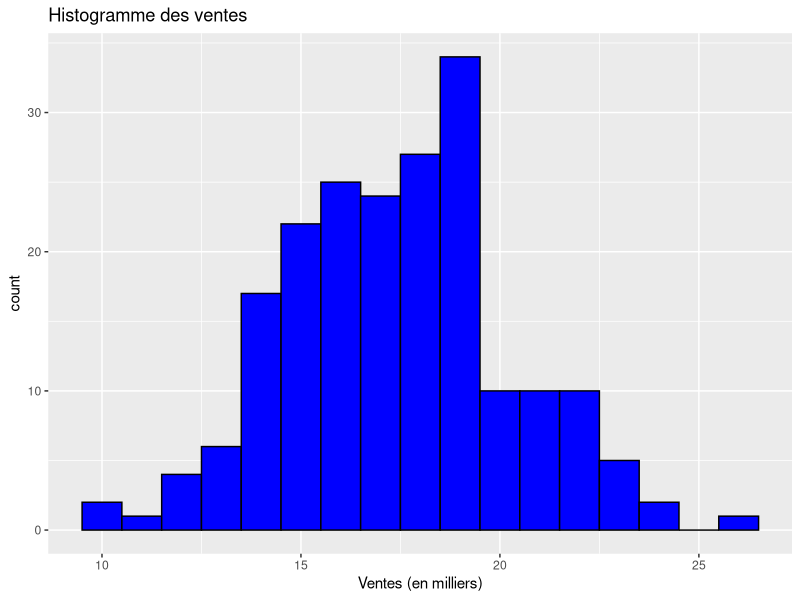
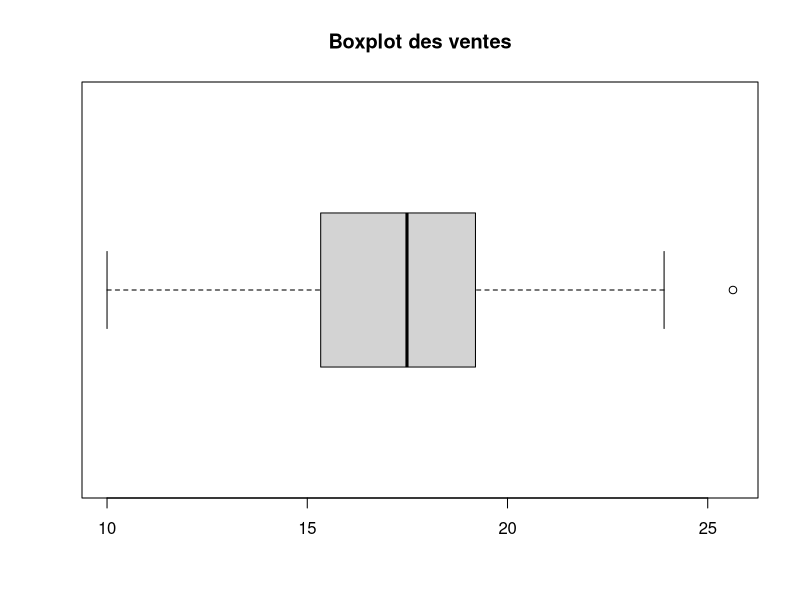
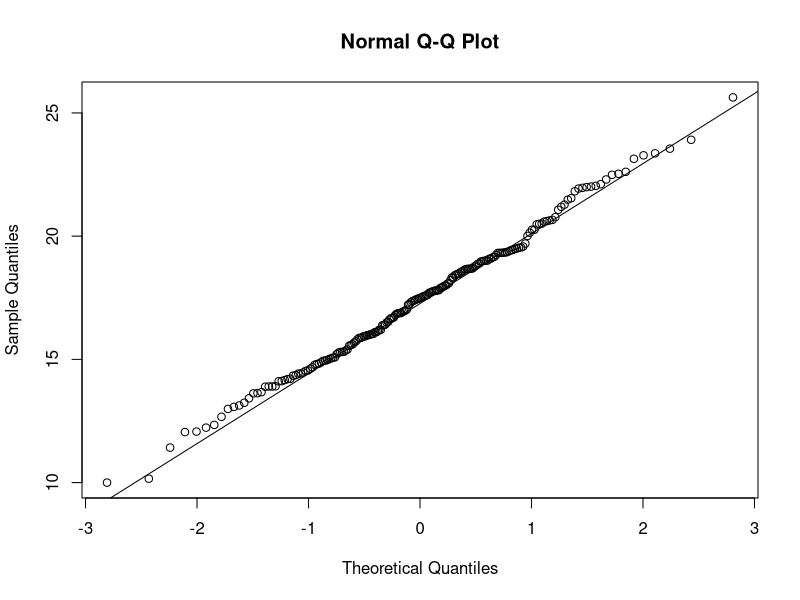
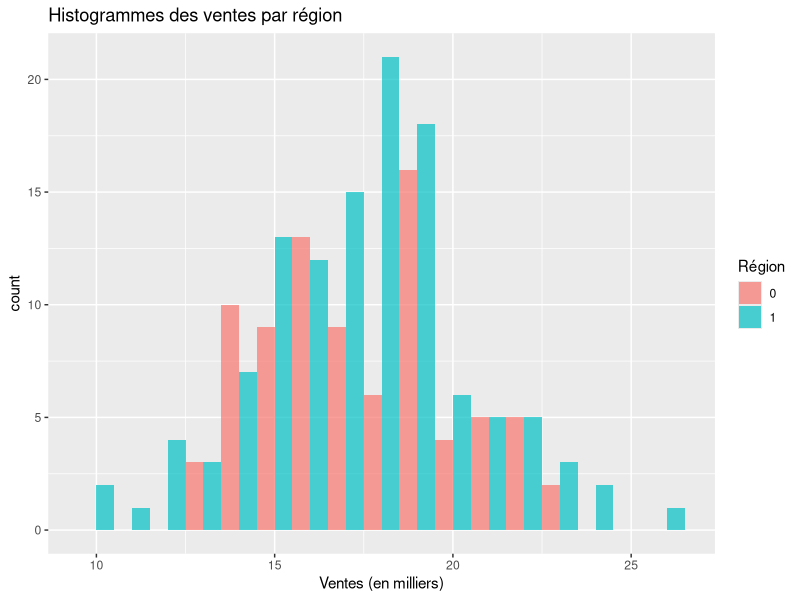
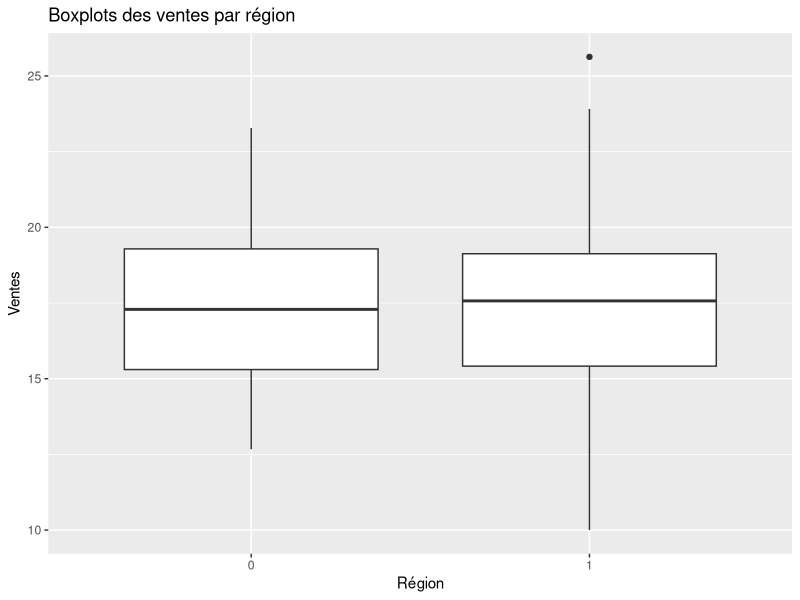
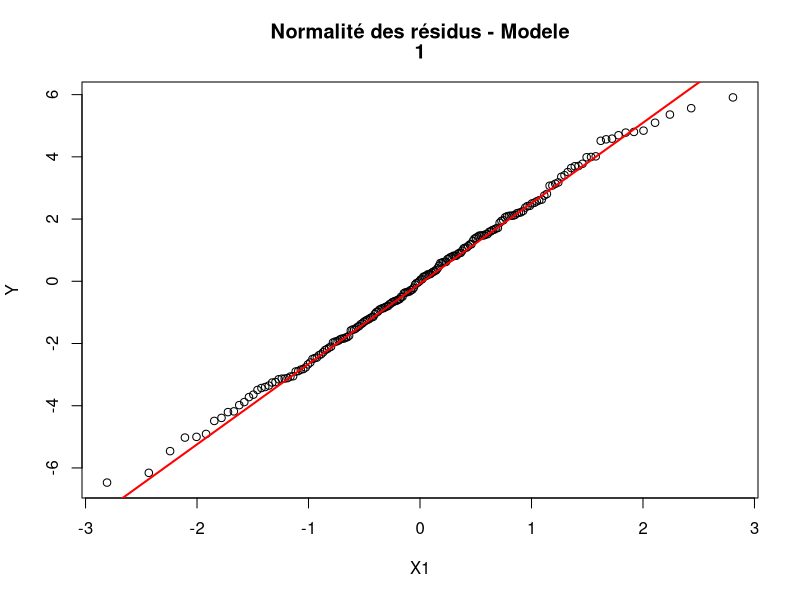
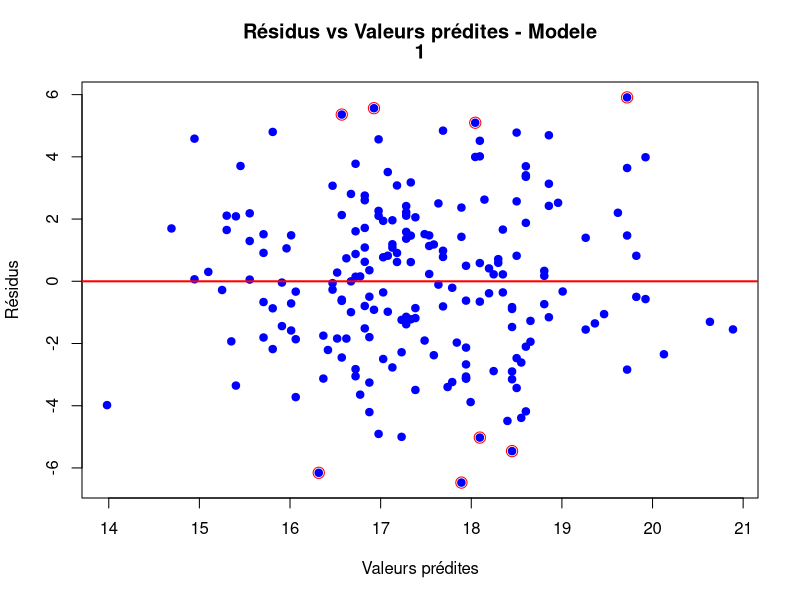
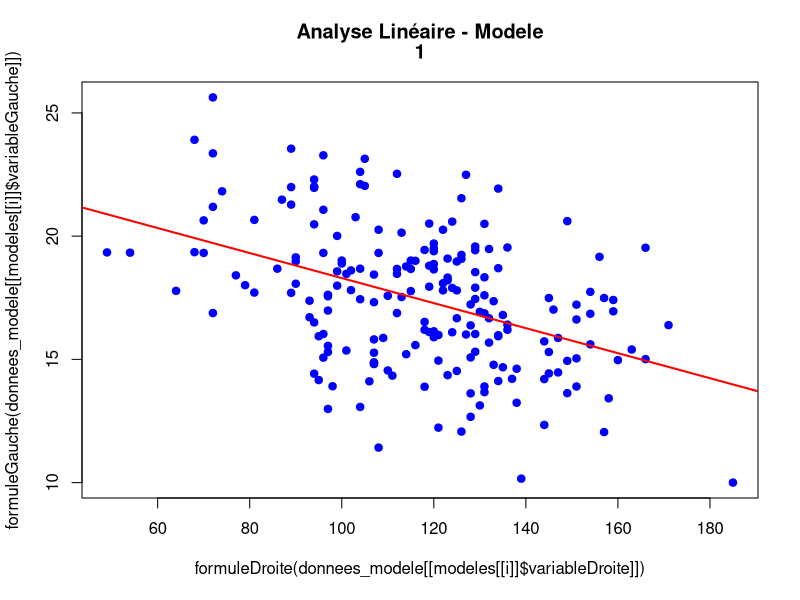

Generate these figures, in order, with R:
#install.packages(c("ggplot2", "dplyr", "car", "lmtest", "nortest"))

library(ggplot2)
library(dplyr)
library(car)
library(lmtest)
library(nortest)


charger <- function(matricule) {
  set.seed(matricule)
  mondata <- read.csv2("./DevoirD_A24.csv")[sample(288,200),]
  return(mondata)
}

mes_donnees <- charger(2045362)

head(mes_donnees)

### -----------------------------  PHASE 1 --------------------------------------------

## ------- a) -------
# Histogramme
ggplot(mes_donnees, aes(x = Sales)) +
  geom_histogram(binwidth = 1, fill = "blue", color = "black") +
  labs(title = "Histogramme des ventes", x = "Ventes (en milliers)")

# Boxplot
boxplot(mes_donnees$Sales, main = "Boxplot des ventes", horizontal = TRUE)


# Droite de Henry (Normal Q-Q Plot)
qqnorm(mes_donnees$Sales)
qqline(mes_donnees$Sales)

# Test de normalité Shapiro-Wilk
shapiro.test(mes_donnees$Sales)

# Calcul des statistiques descriptives
moyenne <- mean(mes_donnees$Sales)
ecart_type <- sd(mes_donnees$Sales)
quartiles <- quantile(mes_donnees$Sales)
IDC_moyenne <- t.test(mes_donnees$Sales)$conf.int

# Création du tableau de statistiques descriptives
tableau_descriptif <- data.frame(
  Statistiques = c("Moyenne", "1er Quartile", "Médiane", "3e Quartile", "Écart-type", "Intervalle de confiance"),
  Valeurs = c(
    moyenne,
    quartiles[2],
    quartiles[3],
    quartiles[4],
    ecart_type,
    paste0("[", round(IDC_moyenne[1], 2), ", ", round(IDC_moyenne[2], 2), "]")
  )
)

# Afficher le tableau descriptif
print(tableau_descriptif)


## ------- b) -------
# Histogrammes par région
ggplot(mes_donnees, aes(x = Sales, fill = as.factor(Region))) +
  geom_histogram(position = "dodge", binwidth = 1, alpha = 0.7) +
  labs(title = "Histogrammes des ventes par région", x = "Ventes (en milliers)", fill = "Région")

# Boxplots par région
ggplot(mes_donnees, aes(x = as.factor(Region), y = Sales)) +
  geom_boxplot() +
  labs(title = "Boxplots des ventes par région", x = "Région", y = "Ventes")

mes_donnees %>%
  group_by(Region) %>%
  summarise(
    moyenne = mean(Sales),
    ecart_type = sd(Sales),
    Q1 = quantile(Sales, 0.25),
    mediane = median(Sales),
    Q3 = quantile(Sales, 0.75),
    IC_lower = t.test(Sales)$conf.int[1],
    IC_upper = t.test(Sales)$conf.int[2]
  )

# Test égalité des variances
var.test(Sales ~ Region, data = mes_donnees)

# Test égalité des moyennes
t.test(Sales ~ Region, data = mes_donnees, var.equal = TRUE)


### -----------------------------  PHASE 2 --------------------------------------------

## ------- c) -------

donnees_modele <- mes_donnees[c("Sales", "Price", "Age")]
colnames(donnees_modele) <- c("Y", "X1", "X2")

square <- function(x) {
  return(x^2)
}

modeles <- list(
  ## modele 1
  list(variableGauche="Y", variableDroite="X1", formuleGauche=identity, formuleDroite=identity, transformation_B0=identity, formule = function (b0, b1, x) { return(b0 + b1 * x) }),
  ## modele 2
  list(variableGauche="Y", variableDroite="X2", formuleGauche=identity, formuleDroite=identity, transformation_B0=identity, formule = function (b0, b1, x) { return(b0 + b1 * x) }),
  ## modele 3
  list(variableGauche="Y", variableDroite="X1", formuleGauche=identity, formuleDroite=square, transformation_B0=identity, formule = function (b0, b1, x) { return(b0 + b1 * (x ^2)) }),
  ## modele 4
  list(variableGauche="Y", variableDroite="X2", formuleGauche=identity, formuleDroite=square, transformation_B0=identity, formule = function (b0, b1, x) { return(b0 + b1 * (x ^2)) }),
  ## modele 5
  list(variableGauche="Y", variableDroite="X1", formuleGauche=log, formuleDroite=identity, transformation_B0=exp, formule = function (b0, b1, x) { return(b0 * exp(b1 * x))}),
  ## modele 6
  list(variableGauche="Y", variableDroite="X2", formuleGauche=log, formuleDroite=identity, transformation_B0=exp, formule = function (b0, b1, x) { return(b0 * exp(b1 * x))}),
  ## modele 7
  list(variableGauche="Y", variableDroite="X1", formuleGauche=log, formuleDroite=log, transformation_B0=exp, formule = function (b0, b1, x) { return(b0 * (x^ b1))}),
  ## modele 8
  list(variableGauche="Y", variableDroite="X2", formuleGauche=log, formuleDroite=log, transformation_B0=exp, formule = function (b0, b1, x) { return(b0 * (x ^ b1))})
)

analyseModeles <- data.frame()

for (i in seq_along(modeles)) {
  cat("\n\n------- Modèle", i, "-------\n")
  formuleDroite <- modeles[[i]]$formuleDroite
  formuleGauche <- modeles[[i]]$formuleGauche
  variableDroite <- formuleDroite(donnees_modele[[modeles[[i]]$variableDroite]])
  variableGauche <- formuleGauche(donnees_modele[[modeles[[i]]$variableGauche]])
  
  model <- lm(variableGauche ~ variableDroite, data = donnees_modele)
  coefficientCorrelation <- summary(model)$r.squared
  cat("Le coefficient de détermination R^2 est :", coefficientCorrelation, "\n")
  
  ## ------- c) 1: -------
  b <- coef(model)[2]
  a <- coef(model)[1]
  coefficientsRegression <- data.frame(a = as.numeric(a), b = as.numeric(b))
  
  print(coefficientsRegression)
  
  b0 <- modeles[[i]]$transformation_B0(a)
  b1 <- b
  coefficients <- data.frame(b0 = as.numeric(b0), b1 = as.numeric(b1))
  
  print(coefficients)
  analyseVariance = anova(model)
  print(analyseVariance)
  
  ## ------- c) 2: -------
  seuilB0PValue <- 0.05
  accepteVariance <- analyseVariance[["Pr(>F)"]][1] < seuilB0PValue
  accepteVariance
  analyseVariance[["Pr(>F)"]][1]
  
  if (accepteVariance) {
    cat("\nH0 rejeté, car le seuil (0.05) est supérieur à ", analyseVariance[["Pr(>F)"]][1])
    cat("\nLe modèle est donc globalement significatif")
  }else{
    cat("\nH0 accepté, car le seuil (0.05) est inférieur à ", analyseVariance[["Pr(>F)"]][1])
    cat("\nLe modèle n'est donc PAS globalement significatif")
  }
  
  ## Test/Analyse de normalité
  seuilNormalitePValue <- 0.05
  residus <- residuals(model)
  normalitePValue <- shapiro.test(residus)$p.value
  residuNormalementDistribue <- normalitePValue >= seuilNormalitePValue
  if (residuNormalementDistribue) {
    cat("Les résidus suivent une distribution normale au seuil", normalitePValue)
  } else {
    cat("Les résidus NE suivent PAS une distribution normale au seuil", normalitePValue)
  }
  
  qqnorm(residus, main = c("Normalité des résidus - Modele", i), xlab = modeles[[i]]$variableDroite, ylab = modeles[[i]]$variableGauche)
  qqline(residus, col = "red", lwd = 2)
  
  ## Test/Analyse de l'homoscédasticité
  seuilHomoscédasticitéPValue <- 0.05
  bp_test <- bptest(model)
  varianceConstante <- bp_test$p.value >= seuilHomoscédasticitéPValue;
  if (varianceConstante) {
    cat("\nLa variance est constante au seuil", bp_test$p.value)
  } else {
    cat("\nLa variance N'est PAS constante au seuil", bp_test$p.value)
  }
  valeurs_predites <- fitted(model)
  plot(valeurs_predites, residus, 
       main = c("Résidus vs Valeurs prédites - Modele", i), 
       xlab = "Valeurs prédites", 
       ylab = "Résidus", 
       pch = 19, col = "blue")
  abline(h = 0, col = "red", lwd = 2)
  
  ## Trouver les points atypiques
  residus_standardises <- rstandard(model)
  seuil_residus <- 2
  points_atypiques <- which(abs(residus_standardises) > seuil_residus)
  points(valeurs_predites[points_atypiques], residus[points_atypiques], 
         col = alpha("red", 1), pch = 21, cex = 1.5)
  
  
  ## ------- c) 3: -------
  seuilConfiance <- 0.95
  conf <- confint(model, level=seuilConfiance)
  conf_b0 <- modeles[[i]]$transformation_B0(conf[1, ])
  cat("\n\nB0 est situé au seuil de", seuilConfiance , "dans l'interval: ", conf_b0)
  
  conf_b1 <- conf[2, ]
  cat("\nB1 est situé au seuil de", seuilConfiance , "dans l'interval: ", conf_b1)
  
  analyseModeles <- rbind(analyseModeles, data.frame(b0 = b0,
                                                     b1 = b1,
                                                     r2 = coefficientCorrelation,
                                                     accepteVariance = accepteVariance,
                                                     pValueVariance = analyseVariance[["Pr(>F)"]][1],
                                                     residueNormaux = residuNormalementDistribue,
                                                     pValueNormalite = normalitePValue,
                                                     varianceConstante = varianceConstante,
                                                     pValueConstance = bp_test$p.value))
  rownames(analyseModeles)[nrow(analyseModeles)] <- i
  
  plot(formuleDroite(donnees_modele[[modeles[[i]]$variableDroite]]),
       formuleGauche(donnees_modele[[modeles[[i]]$variableGauche]]), 
       main = c("Analyse Linéaire - Modele", i),
       pch = 19, col = "blue")
  
  abline(a, b, col = "red", lwd = 2)
}

## ------- d) -------


donnesPrediction <- data.frame(X1 = 115, X2 = 35, X3 = 1)


numeroModeleChoisi = 1

b0 <- analyseModeles$b0[[numeroModeleChoisi]]
b1 <- analyseModeles$b1[[numeroModeleChoisi]]
x <- donnesPrediction[[modeles[[numeroModeleChoisi]]$variableDroite]]

prediction <- modeles[[numeroModeleChoisi]]$formule(b0, b1, x)

n <- nrow(donnees_modele)
formuleDroite <- modeles[[i]]$formuleDroite
formuleGauche <- modeles[[i]]$formuleGauche
variableDroite <- formuleDroite(donnees_modele[[modeles[[i]]$variableDroite]])
variableGauche <- formuleGauche(donnees_modele[[modeles[[i]]$variableGauche]])
model <- lm(variableGauche ~ variableDroite, data = donnees_modele)

mse <- mean(model$residuals^2)
xbar <- mean(donnees_modele[[modeles[[numeroModeleChoisi]]$variableDroite]])
Sxx <- sum((donnees_modele[[modeles[[numeroModeleChoisi]]$variableDroite]] - xbar)^2)

intervalePrediction <- qt(1 - 0.05 / 2, df = n - 2) * sqrt(mse * (1 + 1/n + (x - xbar)^2 / Sxx))
cat("Lower bound", prediction - intervalePrediction, "Upper bound", prediction + intervalePrediction,"Prediction",  prediction)
